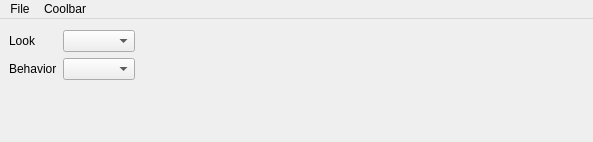
<?xml version="1.0" encoding="UTF-8"?>
<ui version="4.0">
 <class>Window</class>
 <widget class="QMainWindow" name="Window">
  <property name="geometry">
   <rect>
    <x>0</x>
    <y>0</y>
    <width>593</width>
    <height>142</height>
   </rect>
  </property>
  <property name="windowTitle">
   <string>Window</string>
  </property>
  <widget class="QWidget" name="centralWidget">
   <layout class="QVBoxLayout" name="verticalLayout">
    <property name="leftMargin">
     <number>0</number>
    </property>
    <property name="rightMargin">
     <number>0</number>
    </property>
    <item>
     <layout class="QGridLayout" name="gridLayout">
      <property name="leftMargin">
       <number>9</number>
      </property>
      <property name="rightMargin">
       <number>9</number>
      </property>
      <item row="0" column="0">
       <widget class="QLabel" name="label_3">
        <property name="text">
         <string>Look</string>
        </property>
       </widget>
      </item>
      <item row="0" column="1">
       <widget class="QComboBox" name="themeCombo"/>
      </item>
      <item row="0" column="2" rowspan="2">
       <spacer name="horizontalSpacer_2">
        <property name="orientation">
         <enum>Qt::Horizontal</enum>
        </property>
        <property name="sizeHint" stdset="0">
         <size>
          <width>40</width>
          <height>38</height>
         </size>
        </property>
       </spacer>
      </item>
      <item row="1" column="0">
       <widget class="QLabel" name="label_5">
        <property name="text">
         <string>Behavior</string>
        </property>
       </widget>
      </item>
      <item row="1" column="1">
       <widget class="QComboBox" name="layoutCombo"/>
      </item>
     </layout>
    </item>
    <item>
     <widget class="QWidget" name="container" native="true">
      <layout class="QVBoxLayout" name="containerLayout">
       <property name="spacing">
        <number>0</number>
       </property>
       <property name="margin">
        <number>0</number>
       </property>
      </layout>
     </widget>
    </item>
   </layout>
  </widget>
  <widget class="QMenuBar" name="menuBar">
   <property name="geometry">
    <rect>
     <x>0</x>
     <y>0</y>
     <width>593</width>
     <height>26</height>
    </rect>
   </property>
   <widget class="QMenu" name="menuCoolbar">
    <property name="title">
     <string>Coolbar</string>
    </property>
    <addaction name="aOpenGL"/>
    <addaction name="aAnimateLayouting"/>
    <addaction name="aAnimateResize"/>
    <addaction name="separator"/>
    <addaction name="actionDesktop_Size"/>
    <addaction name="actionNetbook_Size"/>
    <addaction name="actionIStuff_Size"/>
    <addaction name="separator"/>
    <addaction name="aAnalyzer"/>
   </widget>
   <widget class="QMenu" name="menuFile">
    <property name="title">
     <string>File</string>
    </property>
    <addaction name="aQuit"/>
   </widget>
   <addaction name="menuFile"/>
   <addaction name="menuCoolbar"/>
  </widget>
  <action name="aAnalyzer">
   <property name="checkable">
    <bool>true</bool>
   </property>
   <property name="text">
    <string>Analyzer</string>
   </property>
  </action>
  <action name="aQuit">
   <property name="text">
    <string>Quit</string>
   </property>
  </action>
  <action name="actionDesktop_Size">
   <property name="text">
    <string>Desktop Size</string>
   </property>
  </action>
  <action name="actionNetbook_Size">
   <property name="text">
    <string>Netbook Size</string>
   </property>
  </action>
  <action name="actionIStuff_Size">
   <property name="text">
    <string>iStuff Size</string>
   </property>
  </action>
  <action name="aOpenGL">
   <property name="checkable">
    <bool>true</bool>
   </property>
   <property name="enabled">
    <bool>false</bool>
   </property>
   <property name="text">
    <string>OpenGL</string>
   </property>
  </action>
  <action name="aAnimateResize">
   <property name="checkable">
    <bool>true</bool>
   </property>
   <property name="text">
    <string>Animate Resize</string>
   </property>
  </action>
  <action name="aAnimateLayouting">
   <property name="checkable">
    <bool>true</bool>
   </property>
   <property name="text">
    <string>Animate Layouting</string>
   </property>
  </action>
 </widget>
 <layoutdefault spacing="6" margin="11"/>
 <resources/>
 <connections>
  <connection>
   <sender>aQuit</sender>
   <signal>triggered()</signal>
   <receiver>Window</receiver>
   <slot>close()</slot>
   <hints>
    <hint type="sourcelabel">
     <x>-1</x>
     <y>-1</y>
    </hint>
    <hint type="destinationlabel">
     <x>287</x>
     <y>84</y>
    </hint>
   </hints>
  </connection>
 </connections>
</ui>
